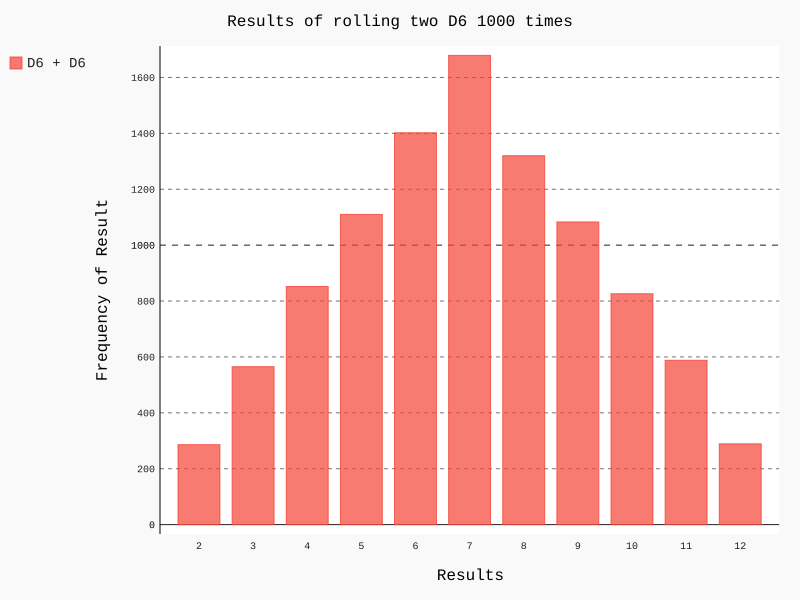

Reproduce this figure in Python.
import pygal

from die import Die

# 创建两个D6骰子

die_1 = Die()
die_2 = Die()

# 投掷骰子多次， 并将结果存储到一个列表中
results = []
for roll_num in range(10000):
    result = die_1.roll() + die_2.roll()
    results.append(result)

# 分析结果
frequencies = []
max_result = die_1.num_sides + die_2.num_sides
for value in range(2, max_result+1):
    frequency = results.count(value)
    frequencies.append(frequency)

# 可视化结果
hist = pygal.Bar()
hist.title = "Results of rolling two D6 1000 times"
hist.x_labels = ['2', '3', '4', '5', '6', '7', '8', '9', '10', '11', '12']
hist.x_title = "Results"
hist.y_title = "Frequency of Result"

hist.add('D6 + D6', frequencies)
hist.render_to_file('dice_visual.svg')
